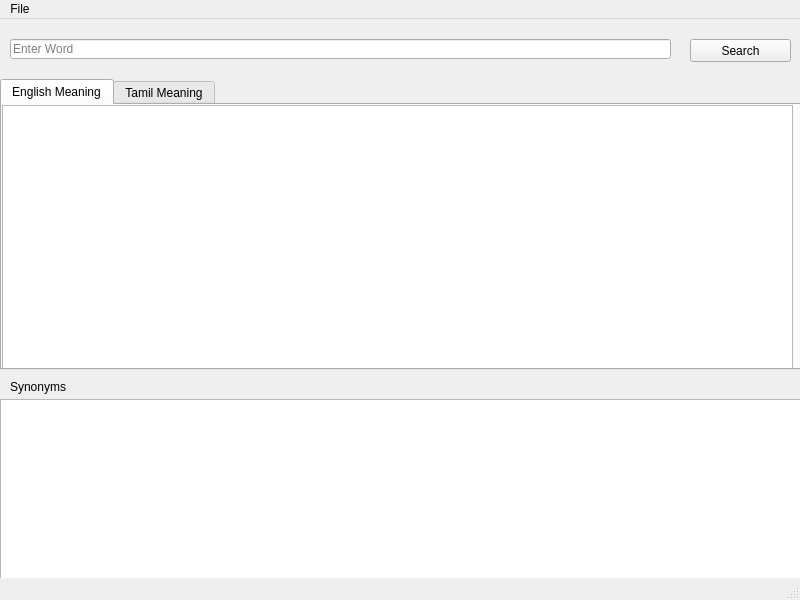
<?xml version="1.0" encoding="UTF-8"?>
<ui version="4.0">
 <class>MainWindow</class>
 <widget class="QMainWindow" name="MainWindow">
  <property name="geometry">
   <rect>
    <x>0</x>
    <y>0</y>
    <width>800</width>
    <height>600</height>
   </rect>
  </property>
  <property name="windowTitle">
   <string>MainWindow</string>
  </property>
  <widget class="QWidget" name="centralwidget">
   <widget class="QTabWidget" name="tabWidget">
    <property name="geometry">
     <rect>
      <x>0</x>
      <y>60</y>
      <width>811</width>
      <height>291</height>
     </rect>
    </property>
    <property name="currentIndex">
     <number>0</number>
    </property>
    <widget class="QWidget" name="tab">
     <attribute name="title">
      <string>English Meaning</string>
     </attribute>
     <widget class="QTextEdit" name="englishTextEdit">
      <property name="geometry">
       <rect>
        <x>0</x>
        <y>0</y>
        <width>791</width>
        <height>271</height>
       </rect>
      </property>
      <property name="readOnly">
       <bool>true</bool>
      </property>
     </widget>
    </widget>
    <widget class="QWidget" name="tab_2">
     <attribute name="title">
      <string>Tamil Meaning</string>
     </attribute>
     <widget class="QTextEdit" name="tamilTextEdit">
      <property name="geometry">
       <rect>
        <x>0</x>
        <y>0</y>
        <width>801</width>
        <height>271</height>
       </rect>
      </property>
      <property name="locale">
       <locale language="Tamil" country="India"/>
      </property>
      <property name="readOnly">
       <bool>true</bool>
      </property>
     </widget>
    </widget>
   </widget>
   <widget class="QTextEdit" name="synonymList">
    <property name="geometry">
     <rect>
      <x>0</x>
      <y>380</y>
      <width>811</width>
      <height>211</height>
     </rect>
    </property>
    <property name="readOnly">
     <bool>true</bool>
    </property>
   </widget>
   <widget class="QLabel" name="label">
    <property name="geometry">
     <rect>
      <x>10</x>
      <y>360</y>
      <width>71</width>
      <height>16</height>
     </rect>
    </property>
    <property name="text">
     <string>Synonyms</string>
    </property>
   </widget>
   <widget class="QLineEdit" name="enterWordEdit">
    <property name="geometry">
     <rect>
      <x>10</x>
      <y>20</y>
      <width>661</width>
      <height>20</height>
     </rect>
    </property>
    <property name="accessibleName">
     <string>Enter word</string>
    </property>
    <property name="accessibleDescription">
     <string>Enter the word you want to search for</string>
    </property>
    <property name="placeholderText">
     <string>Enter Word</string>
    </property>
   </widget>
   <widget class="QPushButton" name="searchButton">
    <property name="geometry">
     <rect>
      <x>690</x>
      <y>20</y>
      <width>101</width>
      <height>23</height>
     </rect>
    </property>
    <property name="accessibleName">
     <string>Search Word</string>
    </property>
    <property name="text">
     <string>Search</string>
    </property>
    <property name="autoDefault">
     <bool>true</bool>
    </property>
   </widget>
  </widget>
  <widget class="QMenuBar" name="menubar">
   <property name="geometry">
    <rect>
     <x>0</x>
     <y>0</y>
     <width>800</width>
     <height>21</height>
    </rect>
   </property>
   <widget class="QMenu" name="menuFile">
    <property name="title">
     <string>File</string>
    </property>
    <addaction name="actionExit"/>
   </widget>
   <addaction name="menuFile"/>
  </widget>
  <widget class="QStatusBar" name="statusbar"/>
  <action name="actionExit">
   <property name="text">
    <string>Exit</string>
   </property>
  </action>
 </widget>
 <resources/>
 <connections/>
</ui>
